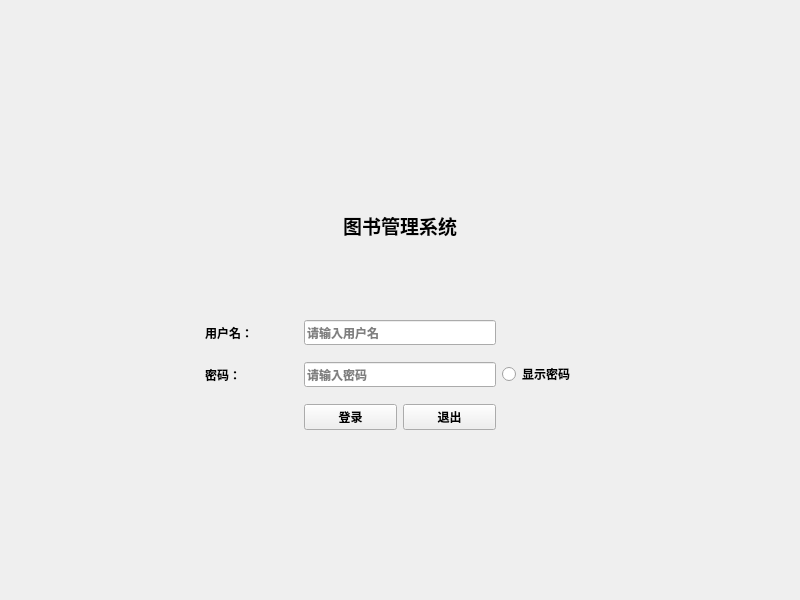
<?xml version="1.0" encoding="UTF-8"?>
<ui version="4.0">
 <class>loginWidget</class>
 <widget class="QWidget" name="loginWidget">
  <property name="geometry">
   <rect>
    <x>0</x>
    <y>0</y>
    <width>800</width>
    <height>600</height>
   </rect>
  </property>
  <property name="minimumSize">
   <size>
    <width>800</width>
    <height>600</height>
   </size>
  </property>
  <property name="font">
   <font>
    <family>微软雅黑</family>
    <weight>75</weight>
    <bold>true</bold>
   </font>
  </property>
  <layout class="QGridLayout" name="gridLayout_4">
   <item row="0" column="0">
    <widget class="QWidget" name="widget_3" native="true">
     <property name="minimumSize">
      <size>
       <width>400</width>
       <height>300</height>
      </size>
     </property>
     <property name="maximumSize">
      <size>
       <width>400</width>
       <height>300</height>
      </size>
     </property>
     <layout class="QGridLayout" name="gridLayout_3">
      <property name="leftMargin">
       <number>0</number>
      </property>
      <property name="topMargin">
       <number>0</number>
      </property>
      <property name="rightMargin">
       <number>0</number>
      </property>
      <property name="bottomMargin">
       <number>0</number>
      </property>
      <property name="spacing">
       <number>0</number>
      </property>
      <item row="0" column="0">
       <widget class="QWidget" name="w_title" native="true">
        <layout class="QGridLayout" name="gridLayout_2">
         <property name="leftMargin">
          <number>0</number>
         </property>
         <property name="topMargin">
          <number>0</number>
         </property>
         <property name="rightMargin">
          <number>0</number>
         </property>
         <property name="bottomMargin">
          <number>0</number>
         </property>
         <property name="spacing">
          <number>0</number>
         </property>
         <item row="0" column="0">
          <widget class="QLabel" name="label_title">
           <property name="minimumSize">
            <size>
             <width>0</width>
             <height>0</height>
            </size>
           </property>
           <property name="font">
            <font>
             <family>微软雅黑</family>
             <pointsize>14</pointsize>
             <weight>75</weight>
             <bold>true</bold>
            </font>
           </property>
           <property name="text">
            <string>图书管理系统</string>
           </property>
           <property name="alignment">
            <set>Qt::AlignCenter</set>
           </property>
          </widget>
         </item>
        </layout>
       </widget>
      </item>
      <item row="1" column="0">
       <widget class="QWidget" name="w_login" native="true">
        <layout class="QGridLayout" name="gridLayout">
         <property name="leftMargin">
          <number>5</number>
         </property>
         <property name="rightMargin">
          <number>5</number>
         </property>
         <item row="1" column="0">
          <widget class="QLabel" name="label_password">
           <property name="text">
            <string>密码：</string>
           </property>
          </widget>
         </item>
         <item row="0" column="1" colspan="2">
          <widget class="QLineEdit" name="lineEditUserName">
           <property name="placeholderText">
            <string>请输入用户名</string>
           </property>
          </widget>
         </item>
         <item row="1" column="3">
          <widget class="QRadioButton" name="radioButton">
           <property name="text">
            <string>显示密码</string>
           </property>
          </widget>
         </item>
         <item row="0" column="0">
          <widget class="QLabel" name="label_username">
           <property name="text">
            <string>用户名：</string>
           </property>
          </widget>
         </item>
         <item row="1" column="1" colspan="2">
          <widget class="QLineEdit" name="lineEditPassword">
           <property name="echoMode">
            <enum>QLineEdit::Normal</enum>
           </property>
           <property name="placeholderText">
            <string>请输入密码</string>
           </property>
          </widget>
         </item>
         <item row="2" column="1">
          <widget class="QPushButton" name="btnLogin">
           <property name="text">
            <string>登录</string>
           </property>
          </widget>
         </item>
         <item row="2" column="2">
          <widget class="QPushButton" name="btnExit">
           <property name="text">
            <string>退出</string>
           </property>
          </widget>
         </item>
        </layout>
       </widget>
      </item>
     </layout>
    </widget>
   </item>
  </layout>
 </widget>
 <resources/>
 <connections/>
</ui>
